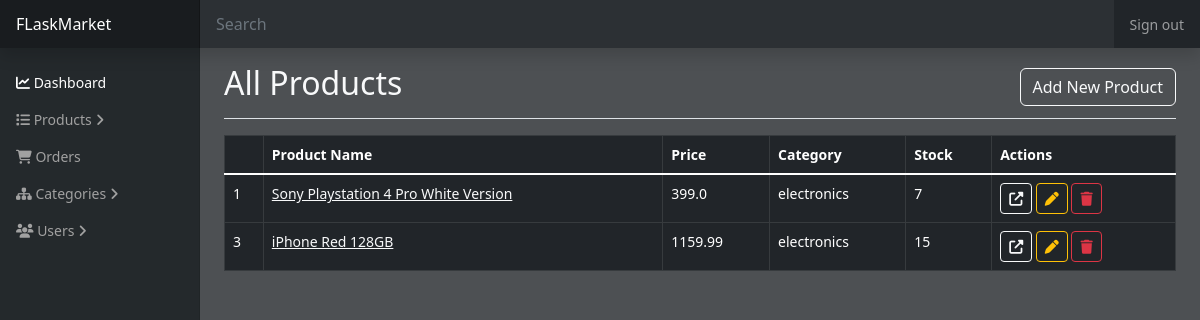
The page /admin/products/ (signed in) on the database as committed earlier.
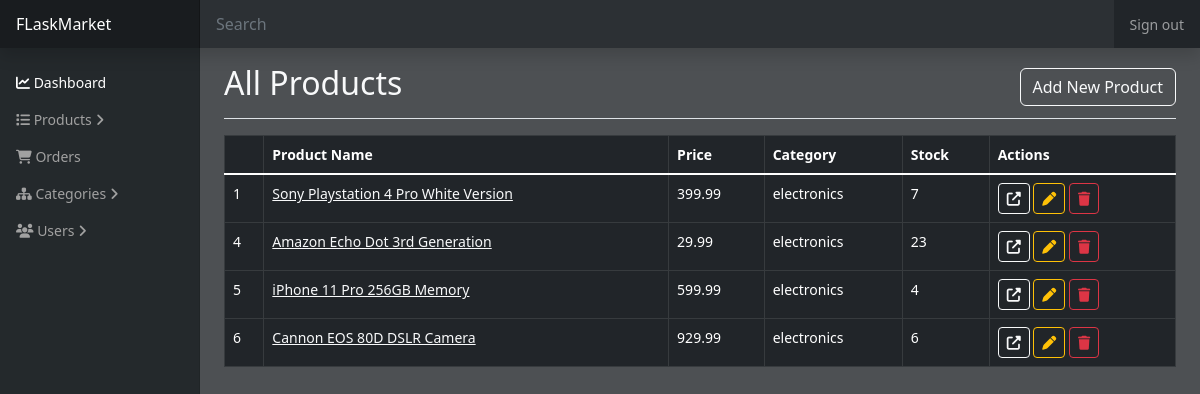
The same page on the database as committed later.
### website/models.py (models this page shows)
class Product(db.Model):
    id = db.Column(db.Integer, primary_key=True)
    name = db.Column(db.String(150))
    price = db.Column(db.Float)
    description = db.Column(db.String(3200))
    image = db.Column(db.String(255))
    category = db.Column(db.String(150))
    stock = db.Column(db.Integer)
    rating = db.Column(db.Float)
    timestamp = db.Column(db.DateTime(timezone=True), default=db.func.now())
    owner = db.Column(db.Integer, db.ForeignKey('user.id'))

### website/views.py (the view)
@views.route('/admin/products/')
@login_required
def admin_products():
    products = Product.query.all()
    return render_template("admin/products.html", products=products)

### website/__init__.py (called while the page is built)
def create_app():
    app = Flask(__name__)
    app.config['SECRET_KEY'] = 'secret-key-goes-here'
    app.config['SQLALCHEMY_DATABASE_URI'] = f'sqlite:///{DB_NAME}'
    db.init_app(app)
    from .views import views
    from .auth import auth
    app.register_blueprint(views, url_prefix='/')
    app.register_blueprint(auth, url_prefix='/')
    from .models import User
    create_database(app)
    login_manager = LoginManager()
    login_manager.login_view = 'auth.login'
    login_manager.init_app(app)
    @login_manager.user_loader
    def load_user(id):
        return User.query.get(int(id))
    return app

### website/templates/admin/products.html (shortened to what this page needs)
{% extends 'admin/base.html' %}
{% block content %}
<div class="d-flex justify-content-between flex-wrap flex-md-nowrap align-items-center pt-3 pb-2 mb-3 border-bottom">
    <h1 class="h2">All Products</h1>
    <a href="/admin/products/new" class="btn btn-outline-light">
        Add New Product
    </a>
</div>
<table class="table table-dark table-bordered rounded">
    <thead>
        <tr>
            <th></th>
            <th>Product Name</th>
            <th>Price</th>
            <th>Category</th>
            <th>Stock</th>
            <th>Actions</th>
        </tr>
    </thead>
    <tbody class="table-group-divider">
        {% for product in products %}
        <tr>
            <td>{{product.id}}</td>
            <td><a class="link-light" href="{{ product.id }}">{{ product.name }}</a></td>
            <td>{{ product.price }}</td>
            <td>{{ product.category }}</td>
            <td>{{ product.stock }}</td>
            <td>
                <a href="/products/{{ product.id }}" target="_blank" class="btn btn-sm btn-outline-light"><i
                        class="fas fa-up-right-from-square"></i></a>
                <a href="/admin/products/{{ product.id }}/edit" class="btn btn-sm btn-outline-warning"><i
                        class="fas fa-pen"></i></a>
                <a class="btn btn-sm btn-outline-danger" onclick="delProduct('{{ product.id }}')">
                    <i class="fas fa-trash"></i>
                </a>
            </td>
        </tr>
        {% endfor %}
    </tbody>
</table>
{% endblock %}

### website/templates/admin/base.html (shortened to what this page needs)
<!doctype html>
<html lang="en">
<head>
    <link rel="stylesheet" href="https://cdnjs.cloudflare.com/ajax/libs/font-awesome/6.2.0/css/all.min.css">
    <link href="https://cdn.jsdelivr.net/npm/bootstrap@5.2.2/dist/css/bootstrap.min.css" rel="stylesheet">
    <link rel="stylesheet" href="{{ url_for('static', filename='dashboard.css') }}">
</head>
<body class="bg-dark text-light" style="--bs-bg-opacity: .8">
    <header class="navbar navbar-dark sticky-top bg-dark flex-md-nowrap p-0 shadow">
        <a class="navbar-brand col-md-3 col-lg-2 me-0 px-3 fs-6" href="#">FLaskMarket</a>
        <input class="form-control bg-light text-light w-100 rounded-0 border-0" type="text" placeholder="Search"
            aria-label="Search" style="--bs-bg-opacity: .05">
        <div class="navbar-nav">
            <div class="nav-item text-nowrap">
                <a class="nav-link px-3" href="/logout">Sign out</a>
            </div>
        </div>
    </header>
    <div class="container-fluid">
        <div class="row">
            <nav id="sidebarMenu" class="col-md-3 col-lg-2 d-md-block bg-dark navbar-light sidebar collapse"
                style=" --bs-bg-opacity: .9">
                <div class="position-sticky pt-3 sidebar-sticky">
                    <ul class="nav flex-column">
                        <li class="nav-item">
                            <a class="nav-link active" aria-current="page" href="#">
                                <span class="nav-title">
                                    <i class="fas fa-line-chart"></i>
                                    Dashboard
                                </span>
                            </a>
                        </li>
                        <li class="nav-item has-child">
                            <a class="nav-link" data-bs-toggle="collapse" href="#productsLinks" aria-expanded="false"
                                aria-controls="productsLinks">
                                <span class="nav-title">
                                    <i class="fas fa-list"></i>
                                    Products
                                </span>
                                <i class="fas fa-angle-right"></i>
                            </a>
                        </li>
                        <li class="nav-item">
                            <a class="nav-link" href="#">
                                <span class="nav-title">
                                    <i class="fas fa-cart-shopping"></i>
                                    Orders
                                </span>
                            </a>
                        </li>
                        <li class="nav-item has-child">
                            <a class="nav-link" data-bs-toggle="collapse" href="#categoriesLinks" aria-expanded="false"
                                aria-controls="categoriesLinks">
                                <span class="nav-title">
                                    <i class="fas fa-sitemap"></i>
                                    <span class="flex">Categories</span>
                                </span>
                                <i class="fas fa-angle-right"></i>
                            </a>
                        </li>
                        <li class="nav-item has-child">
                            <a class="nav-link" data-bs-toggle="collapse" href="#usersLinks" aria-expanded="false"
                                aria-controls="usersLinks">
                                <span class="nav-title">
                                    <i class="fas fa-users"></i>
                                    <span class="flex">Users</span>
                                </span>
                                <i class="fas fa-angle-right"></i>
                            </a>
                        </li>
                    </ul>
                </div>
            </nav>
            <main class="col-md-9 ms-sm-auto col-lg-10 px-md-4">
                {% block content %}{% endblock %}
            </main>
        </div>
    </div>
</body>
</html>

### website/static/dashboard.css (style rules this page uses)
body { font-size: 0.875rem; }
.sidebar { position: fixed; top: 0; bottom: 0; left: 0; z-index: 100; padding: 48px 0 0; box-shadow: inset -1px 0 0 rgba(0, 0, 0, 0.1); }
.sidebar-sticky { height: calc(100vh - 48px); overflow-x: hidden; overflow-y: auto; }
.sidebar .nav-link { font-weight: 500; color: #a1a1a1; }
.sidebar .nav-link.active { color: #fff; }
.navbar-brand { padding-top: 0.75rem; padding-bottom: 0.75rem; background-color: rgba(0, 0, 0, 0.25); box-shadow: inset -1px 0 0 rgba(0, 0, 0, 0.25); }
.navbar .form-control { padding: 0.75rem 1rem; }

Rows that differ between the two databases and show on the page:
removed Product: id "3", name "iPhone Red 128GB", price "1159.99", category "electronics", stock "15"
changed Product "Sony Playstation 4 Pro White Version": price "399.0" → "399.99"
added Product: id "4", name "Amazon Echo Dot 3rd Generation", price "29.99", category "electronics", stock "23"
added Product: id "5", name "iPhone 11 Pro 256GB Memory", price "599.99", category "electronics", stock "4"
added Product: id "6", name "Cannon EOS 80D DSLR Camera", price "929.99", category "electronics", stock "6"
